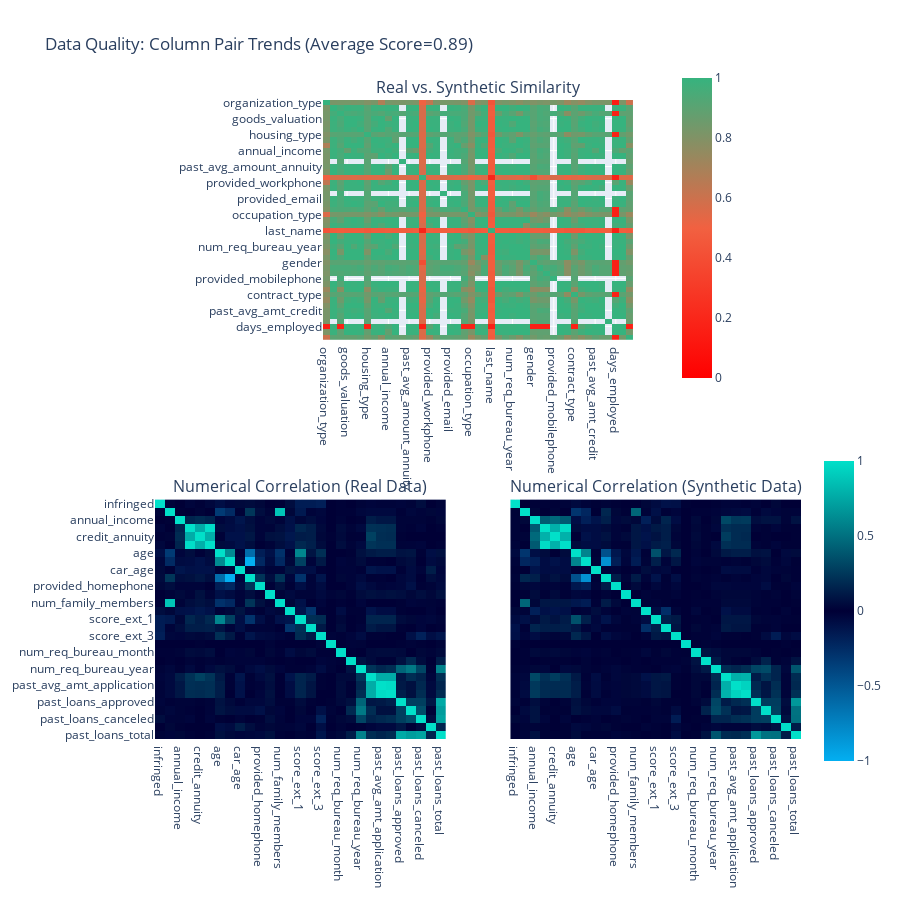

The notebook cell saved with this chart:
### Markdown cell above
### Correlation pairs

### Code cell
my_report.get_visualization(property_name='Column Pair Trends')

### Figure 1 — Plotly figure (JSON) as saved in the notebook; plotly's stock layout.template omitted (floating-point values rounded to 4 significant figures; data arrays with more than 128 entries replaced by an {"elided": "..."} marker saying what was removed)
{"data": [{"coloraxis": "coloraxis", "hovertemplate": "<b>Column Pair</b><br>(%{x},%{y})<br><br>Similarity: %{z}<extra></extra>", "type": "heatmap", "x": ["organization_type", "past_loans_unused", "has_own_realty", "goods_valuation", "past_loans_approved", "past_avg_amt_application", "housing_type", "past_loans_total", "age", "annual_income", "past_loans_canceled", "num_req_bureau_hour", "past_avg_amount_annuity", "credit_annuity", "first_name", "provided_workphone", "num_req_bureau_month", "mobilephone_reachable", "provided_email", "past_loans_refused", "family_status", "occupation_type", "car_age", "num_family_members", "last_name", "region_rating", "infringed", "num_req_bureau_year", "score_ext_2", "num_children", "gender", "has_own_car", "education", "provided_mobilephone", "num_req_bureau_week", "score_ext_3", "contract_type", "score_ext_1", "provided_homephone", "past_avg_amt_credit", "num_req_bureau_qrt", "num_req_bureau_day", "days_employed", "credit_amount", "income_type"], "xaxis": "x", "y": ["organization_type", "past_loans_unused", "has_own_realty", "goods_valuation", "past_loans_approved", "past_avg_amt_application", "housing_type", "past_loans_total", "age", "annual_income", "past_loans_canceled", "num_req_bureau_hour", "past_avg_amount_annuity", "credit_annuity", "first_name", "provided_workphone", "num_req_bureau_month", "mobilephone_reachable", "provided_email", "past_loans_refused", "family_status", "occupation_type", "car_age", "num_family_members", "last_name", "region_rating", "infringed", "num_req_bureau_year", "score_ext_2", "num_children", "gender", "has_own_car", "education", "provided_mobilephone", "num_req_bureau_week", "score_ext_3", "contract_type", "score_ext_1", "provided_homephone", "past_avg_amt_credit", "num_req_bureau_qrt", "num_req_bureau_day", "days_employed", "credit_amount", "income_type"], "yaxis": "y", "z": {"elided": "45x45 float values"}}, {"coloraxis": "coloraxis2", "customdata": {"elided": "29x29 float values"}, "hovertemplate": "<b>Correlation</b><br>(%{x},%{y})<br><br>Real: %{z}<br>(vs. Synthetic: %{customdata})<extra></extra>", "type": "heatmap", "x": ["infringed", "num_children", "annual_income", "credit_amount", "credit_annuity", "goods_valuation", "age", "days_employed", "car_age", "provided_workphone", "provided_homephone", "provided_email", "num_family_members", "region_rating", "score_ext_1", "score_ext_2", "score_ext_3", "num_req_bureau_week", "num_req_bureau_month", "num_req_bureau_qrt", "num_req_bureau_year", "past_avg_amount_annuity", "past_avg_amt_application", "past_avg_amt_credit", "past_loans_approved", "past_loans_refused", "past_loans_canceled", "past_loans_unused", "past_loans_total"], "xaxis": "x2", "y": ["infringed", "num_children", "annual_income", "credit_amount", "credit_annuity", "goods_valuation", "age", "days_employed", "car_age", "provided_workphone", "provided_homephone", "provided_email", "num_family_members", "region_rating", "score_ext_1", "score_ext_2", "score_ext_3", "num_req_bureau_week", "num_req_bureau_month", "num_req_bureau_qrt", "num_req_bureau_year", "past_avg_amount_annuity", "past_avg_amt_application", "past_avg_amt_credit", "past_loans_approved", "past_loans_refused", "past_loans_canceled", "past_loans_unused", "past_loans_total"], "yaxis": "y2", "z": {"elided": "29x29 float values"}}, {"coloraxis": "coloraxis2", "customdata": {"elided": "29x29 float values"}, "hovertemplate": "<b>Correlation</b><br>(%{x},%{y})<br><br>Synthetic: %{z}<br>(vs. Real: %{customdata})<extra></extra>", "type": "heatmap", "x": ["infringed", "num_children", "annual_income", "credit_amount", "credit_annuity", "goods_valuation", "age", "days_employed", "car_age", "provided_workphone", "provided_homephone", "provided_email", "num_family_members", "region_rating", "score_ext_1", "score_ext_2", "score_ext_3", "num_req_bureau_week", "num_req_bureau_month", "num_req_bureau_qrt", "num_req_bureau_year", "past_avg_amount_annuity", "past_avg_amt_application", "past_avg_amt_credit", "past_loans_approved", "past_loans_refused", "past_loans_canceled", "past_loans_unused", "past_loans_total"], "xaxis": "x3", "y": ["infringed", "num_children", "annual_income", "credit_amount", "credit_annuity", "goods_valuation", "age", "days_employed", "car_age", "provided_workphone", "provided_homephone", "provided_email", "num_family_members", "region_rating", "score_ext_1", "score_ext_2", "score_ext_3", "num_req_bureau_week", "num_req_bureau_month", "num_req_bureau_qrt", "num_req_bureau_year", "past_avg_amount_annuity", "past_avg_amt_application", "past_avg_amt_credit", "past_loans_approved", "past_loans_refused", "past_loans_canceled", "past_loans_unused", "past_loans_total"], "yaxis": "y3", "z": {"elided": "29x29 float values"}}], "layout": {"annotations": [{"font": {"size": 16}, "showarrow": false, "text": "Real vs. Synthetic Similarity", "x": 0.5, "xanchor": "center", "xref": "paper", "y": 1, "yanchor": "bottom", "yref": "paper"}, {"font": {"size": 16}, "showarrow": false, "text": "Numerical Correlation (Real Data)", "x": 0.225, "xanchor": "center", "xref": "paper", "y": 0.375, "yanchor": "bottom", "yref": "paper"}, {"font": {"size": 16}, "showarrow": false, "text": "Numerical Correlation (Synthetic Data)", "x": 0.775, "xanchor": "center", "xref": "paper", "y": 0.375, "yanchor": "bottom", "yref": "paper"}], "coloraxis": {"cmax": 1, "cmin": 0, "colorbar": {"len": 0.5, "x": 0.8, "y": 0.8}, "colorscale": [[0, "#FF0000"], [0.5, "#F16141"], [1, "#36B37E"]]}, "coloraxis2": {"cmax": 1, "cmin": -1, "colorbar": {"len": 0.5, "y": 0.2}, "colorscale": [[0, "#03AFF1"], [0.5, "#000036"], [1, "#01E0C9"]]}, "height": 900, "title": {"text": "Data Quality: Column Pair Trends (Average Score=0.89)"}, "width": 900, "xaxis": {"anchor": "y", "domain": [0.26, 0.74]}, "xaxis2": {"anchor": "y2", "domain": [0, 0.45]}, "xaxis3": {"anchor": "y3", "domain": [0.55, 1], "matches": "x2"}, "yaxis": {"anchor": "x", "autorange": "reversed", "domain": [0.625, 1]}, "yaxis2": {"anchor": "x2", "autorange": "reversed", "domain": [0, 0.375]}, "yaxis3": {"anchor": "x3", "autorange": "reversed", "domain": [0, 0.375], "matches": "y2", "visible": false}}}
